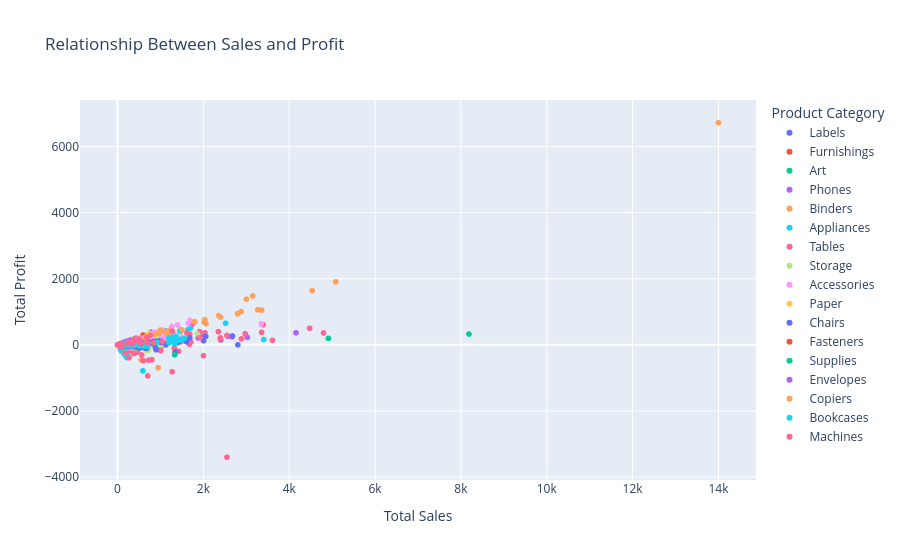

Notebook source saved alongside this figure:
### Code cell
import plotly.express as px

# Create an interactive scatter plot
fig = px.scatter(
    df_cleann,
    x="Sales",
    y="Profit",
    color="Category",
    title="Relationship Between Sales and Profit",
    labels={
        "Sales": "Total Sales",
        "Profit": "Total Profit",
        "Category": "Product Category"
    },
    hover_data=["Product Name"]
)

# Display the chart
fig.show()
